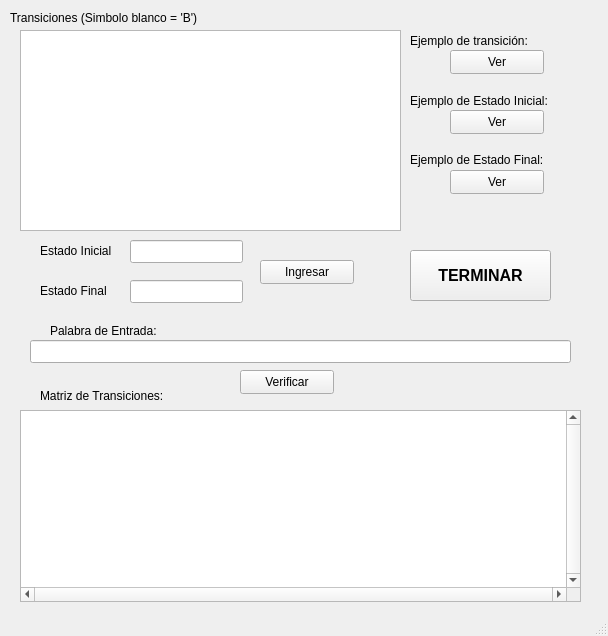
<?xml version="1.0" encoding="UTF-8"?>
<ui version="4.0">
 <class>MainWindow</class>
 <widget class="QMainWindow" name="MainWindow">
  <property name="geometry">
   <rect>
    <x>0</x>
    <y>0</y>
    <width>608</width>
    <height>636</height>
   </rect>
  </property>
  <property name="minimumSize">
   <size>
    <width>608</width>
    <height>636</height>
   </size>
  </property>
  <property name="maximumSize">
   <size>
    <width>608</width>
    <height>636</height>
   </size>
  </property>
  <property name="windowTitle">
   <string>MainWindow</string>
  </property>
  <widget class="QWidget" name="centralwidget">
   <widget class="QLabel" name="label">
    <property name="geometry">
     <rect>
      <x>10</x>
      <y>10</y>
      <width>241</width>
      <height>16</height>
     </rect>
    </property>
    <property name="text">
     <string>Transiciones (Simbolo blanco = 'B')</string>
    </property>
   </widget>
   <widget class="QTextEdit" name="text_transiciones">
    <property name="geometry">
     <rect>
      <x>20</x>
      <y>30</y>
      <width>381</width>
      <height>201</height>
     </rect>
    </property>
   </widget>
   <widget class="QPushButton" name="btn_verTrans">
    <property name="geometry">
     <rect>
      <x>450</x>
      <y>50</y>
      <width>94</width>
      <height>24</height>
     </rect>
    </property>
    <property name="text">
     <string>Ver</string>
    </property>
   </widget>
   <widget class="QPushButton" name="btn_verEstIni">
    <property name="geometry">
     <rect>
      <x>450</x>
      <y>110</y>
      <width>94</width>
      <height>24</height>
     </rect>
    </property>
    <property name="text">
     <string>Ver</string>
    </property>
   </widget>
   <widget class="QPushButton" name="btn_verEstFin">
    <property name="geometry">
     <rect>
      <x>450</x>
      <y>170</y>
      <width>94</width>
      <height>24</height>
     </rect>
    </property>
    <property name="text">
     <string>Ver</string>
    </property>
   </widget>
   <widget class="QPushButton" name="btn_ingresar">
    <property name="geometry">
     <rect>
      <x>260</x>
      <y>260</y>
      <width>94</width>
      <height>24</height>
     </rect>
    </property>
    <property name="text">
     <string>Ingresar</string>
    </property>
   </widget>
   <widget class="QLineEdit" name="line_inicial">
    <property name="geometry">
     <rect>
      <x>130</x>
      <y>240</y>
      <width>113</width>
      <height>23</height>
     </rect>
    </property>
   </widget>
   <widget class="QLineEdit" name="line_final">
    <property name="geometry">
     <rect>
      <x>130</x>
      <y>280</y>
      <width>113</width>
      <height>23</height>
     </rect>
    </property>
   </widget>
   <widget class="QLineEdit" name="line_palabra">
    <property name="geometry">
     <rect>
      <x>30</x>
      <y>340</y>
      <width>541</width>
      <height>23</height>
     </rect>
    </property>
   </widget>
   <widget class="QLabel" name="label_2">
    <property name="geometry">
     <rect>
      <x>40</x>
      <y>240</y>
      <width>81</width>
      <height>21</height>
     </rect>
    </property>
    <property name="text">
     <string>Estado Inicial</string>
    </property>
   </widget>
   <widget class="QLabel" name="label_3">
    <property name="geometry">
     <rect>
      <x>40</x>
      <y>280</y>
      <width>81</width>
      <height>21</height>
     </rect>
    </property>
    <property name="text">
     <string>Estado Final</string>
    </property>
   </widget>
   <widget class="QLabel" name="label_4">
    <property name="geometry">
     <rect>
      <x>410</x>
      <y>30</y>
      <width>141</width>
      <height>21</height>
     </rect>
    </property>
    <property name="text">
     <string>Ejemplo de transición:</string>
    </property>
   </widget>
   <widget class="QLabel" name="label_5">
    <property name="geometry">
     <rect>
      <x>410</x>
      <y>90</y>
      <width>151</width>
      <height>21</height>
     </rect>
    </property>
    <property name="text">
     <string>Ejemplo de Estado Inicial:</string>
    </property>
   </widget>
   <widget class="QLabel" name="label_6">
    <property name="geometry">
     <rect>
      <x>410</x>
      <y>150</y>
      <width>141</width>
      <height>20</height>
     </rect>
    </property>
    <property name="text">
     <string>Ejemplo de Estado Final:</string>
    </property>
   </widget>
   <widget class="QLabel" name="label_7">
    <property name="geometry">
     <rect>
      <x>50</x>
      <y>320</y>
      <width>131</width>
      <height>21</height>
     </rect>
    </property>
    <property name="text">
     <string>Palabra de Entrada:</string>
    </property>
   </widget>
   <widget class="QPushButton" name="btn_verificar">
    <property name="geometry">
     <rect>
      <x>240</x>
      <y>370</y>
      <width>94</width>
      <height>24</height>
     </rect>
    </property>
    <property name="text">
     <string>Verificar</string>
    </property>
   </widget>
   <widget class="QTableView" name="matriz">
    <property name="geometry">
     <rect>
      <x>20</x>
      <y>410</y>
      <width>561</width>
      <height>192</height>
     </rect>
    </property>
    <property name="verticalScrollBarPolicy">
     <enum>Qt::ScrollBarAlwaysOn</enum>
    </property>
    <property name="horizontalScrollBarPolicy">
     <enum>Qt::ScrollBarAlwaysOn</enum>
    </property>
   </widget>
   <widget class="QLabel" name="label_8">
    <property name="geometry">
     <rect>
      <x>40</x>
      <y>386</y>
      <width>141</width>
      <height>20</height>
     </rect>
    </property>
    <property name="text">
     <string>Matriz de Transiciones:</string>
    </property>
   </widget>
   <widget class="QPushButton" name="salir">
    <property name="geometry">
     <rect>
      <x>410</x>
      <y>250</y>
      <width>141</width>
      <height>51</height>
     </rect>
    </property>
    <property name="font">
     <font>
      <pointsize>12</pointsize>
      <weight>75</weight>
      <bold>true</bold>
      <stylestrategy>PreferDefault</stylestrategy>
     </font>
    </property>
    <property name="text">
     <string>TERMINAR</string>
    </property>
   </widget>
  </widget>
  <widget class="QStatusBar" name="statusbar"/>
 </widget>
 <resources/>
 <connections/>
</ui>
